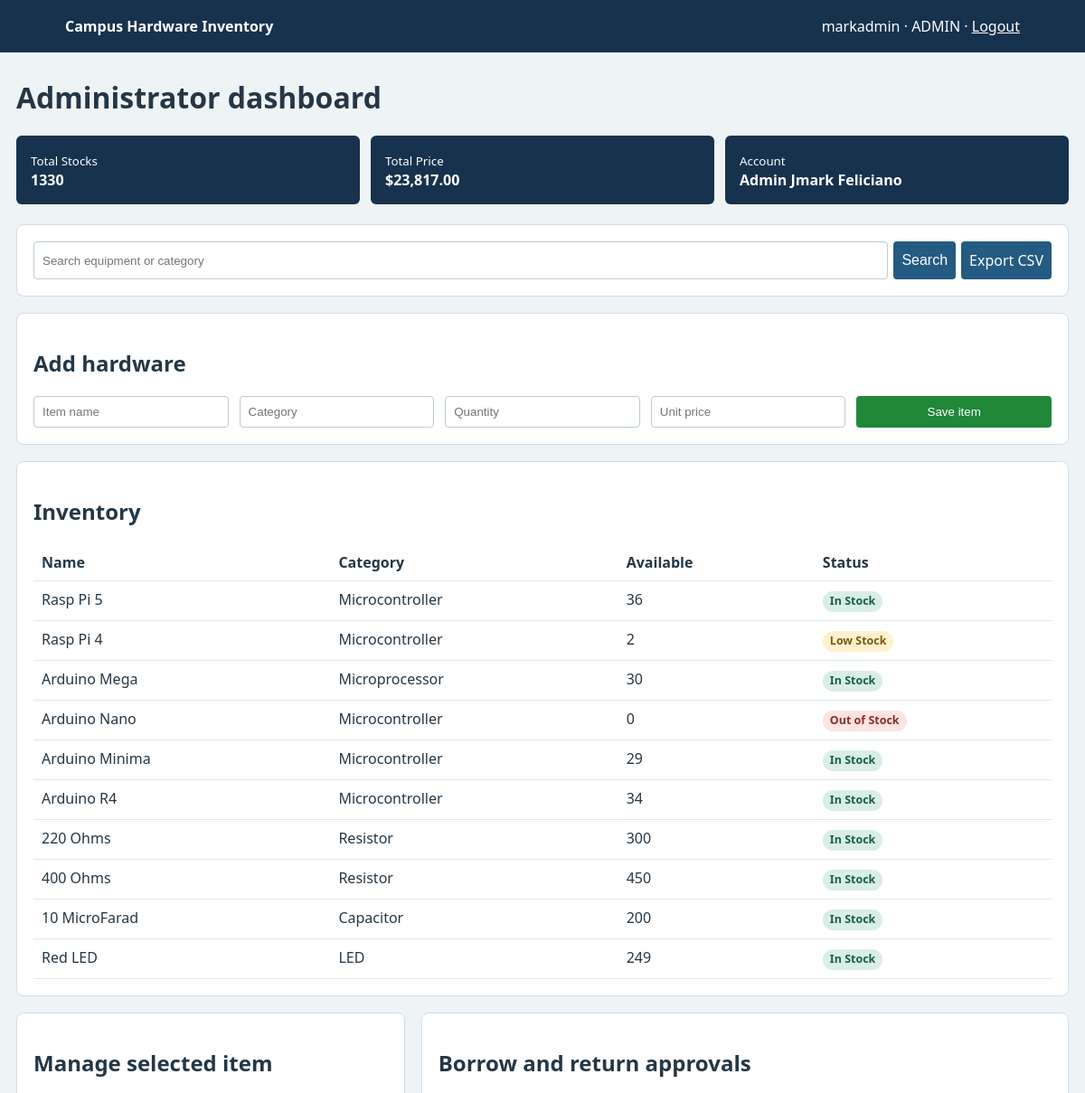
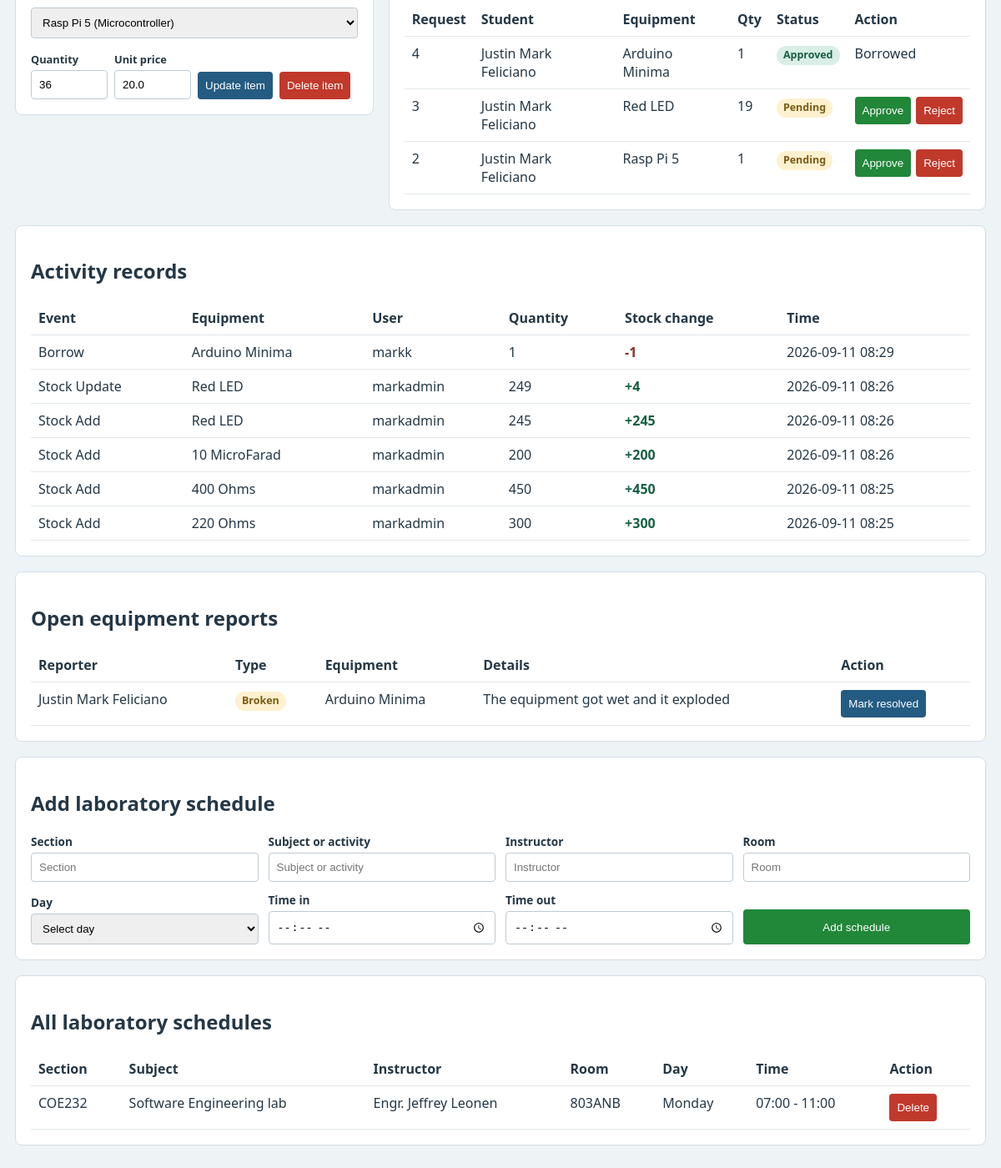
Screenshot of /dashboard (signed in) with the database file from the repository (2 pictures, top to bottom).
### tables this page shows
CREATE TABLE users (
                id INTEGER PRIMARY KEY AUTOINCREMENT,
                username TEXT UNIQUE NOT NULL,
                email TEXT UNIQUE NOT NULL,
                password_hash TEXT NOT NULL,
                failed_attempts INTEGER NOT NULL DEFAULT 0,
                lockout_until REAL NOT NULL DEFAULT 0
            , role TEXT NOT NULL DEFAULT 'USER', student_name TEXT NOT NULL DEFAULT '', student_number TEXT NOT NULL DEFAULT '', section TEXT NOT NULL DEFAULT '');

CREATE TABLE hardware (
                id INTEGER PRIMARY KEY AUTOINCREMENT,
                name TEXT UNIQUE NOT NULL,
                category TEXT NOT NULL,
                quantity INTEGER NOT NULL,
                unit_price REAL NOT NULL,
                status TEXT NOT NULL
            );

CREATE TABLE borrow_requests (
                id INTEGER PRIMARY KEY AUTOINCREMENT,
                username TEXT NOT NULL,
                item_id INTEGER NOT NULL,
                quantity INTEGER NOT NULL,
                purpose TEXT NOT NULL,
                requested_at REAL NOT NULL,
                status TEXT NOT NULL DEFAULT 'PENDING',
                decided_by TEXT DEFAULT '',
                decided_at REAL DEFAULT 0,
                FOREIGN KEY (item_id) REFERENCES hardware(id)
            );

CREATE TABLE activity_records (
                id INTEGER PRIMARY KEY AUTOINCREMENT,
                event_type TEXT NOT NULL,
                item_id INTEGER,
                item_name TEXT NOT NULL,
                username TEXT NOT NULL,
                quantity INTEGER NOT NULL DEFAULT 0,
                quantity_delta INTEGER NOT NULL DEFAULT 0,
                occurred_at REAL NOT NULL,
                details TEXT NOT NULL DEFAULT '',
                FOREIGN KEY (item_id) REFERENCES hardware(id)
            );

CREATE TABLE laboratory_reports (
                id INTEGER PRIMARY KEY AUTOINCREMENT,
                username TEXT NOT NULL,
                report_type TEXT NOT NULL,
                item_id INTEGER,
                details TEXT NOT NULL,
                reported_at REAL NOT NULL,
                status TEXT NOT NULL DEFAULT 'OPEN',
                reviewed_by TEXT DEFAULT '',
                FOREIGN KEY (item_id) REFERENCES hardware(id)
            );

CREATE TABLE laboratory_schedules (
                id INTEGER PRIMARY KEY AUTOINCREMENT,
                section TEXT NOT NULL,
                subject TEXT NOT NULL,
                instructor TEXT NOT NULL,
                room TEXT NOT NULL,
                schedule_date TEXT NOT NULL,
                start_time TEXT NOT NULL,
                end_time TEXT NOT NULL,
                created_by TEXT NOT NULL,
                created_at REAL NOT NULL
            );

### app.py (the view)
@app.route("/dashboard")
@login_required
def dashboard():
    search = request.args.get("search", "").strip().lower()
    items = [item for item in tracker.fetch_all_items() if not search or search in item[1].lower() or search in item[2].lower()]
    all_items = tracker.fetch_all_items()
    profile = auth.get_user_profile(session["username"]) or {}
    data = {
        "items": items,
        "total_stocks": sum(item[3] for item in all_items),
        "total_price": tracker.get_total_inventory_value(),
        "profile": profile,
        "my_requests": tracker.get_user_borrow_requests_with_ids(session["username"]),
        "active_borrowed_items": tracker.get_user_active_borrowed_items(session["username"]),
        "user_reports": tracker.get_user_reports(session["username"]),
        "schedules": tracker.get_schedules(None if session["role"] == "ADMIN" else profile.get("section")),
    }
    if session["role"] == "ADMIN":
        data.update(
            borrow_requests=tracker.get_pending_borrow_requests(),
            reports=tracker.get_open_reports(),
            resets=auth.get_pending_reset_requests(),
            activity_records=tracker.get_activity_records(),
        )
    return render_template("dashboard.html", search=search, **data)

### ACT 7.py (called while the page is built)
    def _connect(self):
        conn = sqlite3.connect(self.db_name, timeout=10)
        conn.execute("PRAGMA busy_timeout = 5000")
        return conn

    def get_user_profile(self, username):
        try:
            conn = self._connect()
            cursor = conn.cursor()
            cursor.execute(
                "SELECT username, email, role, student_name, student_number, section FROM users WHERE username = ?",
                (username,),
            )
            row = cursor.fetchone()
            conn.close()
            if row:
                return {
                    "username": row[0],
                    "email": row[1],
                    "role": row[2],
                    "student_name": row[3],
                    "student_number": row[4],
                    "section": row[5],
                }
            return None
        except sqlite3.OperationalError as exc:
            logger.error("Failed to fetch user profile for '%s': %s", username, exc)
            return None

    def get_pending_reset_requests(self):
        try:
            conn = self._connect()
            cursor = conn.cursor()
            cursor.execute(
                "SELECT id, username, email, requested_at, status FROM password_reset_requests WHERE status = 'PENDING' ORDER BY requested_at DESC"
            )
            rows = cursor.fetchall()
            conn.close()
            return rows
        except sqlite3.OperationalError as exc:
            logger.error("Failed to fetch pending reset requests: %s", exc)
            return []

    def fetch_all_items(self):
        try:
            conn = sqlite3.connect(self.db_name)
            cursor = conn.cursor()
            cursor.execute(
                "SELECT id AS item_id, name AS item_name, category, quantity, unit_price, status FROM hardware ORDER BY id"
            )
            rows = cursor.fetchall()
            conn.close()
            return rows
        except sqlite3.Error as exc:
            logger.error("Failed to fetch inventory records: %s", exc)
            return []

### app.py (called while the page is built)
@app.template_filter("activity_time")
def activity_time(value):
    return datetime.fromtimestamp(value).strftime("%Y-%m-%d %H:%M")

def login_required(view):
    @wraps(view)
    def wrapped(*args, **kwargs):
        if "username" not in session:
            flash("Please log in first.", "warning")
            return redirect(url_for("login"))
        return view(*args, **kwargs)
    return wrapped

### templates/dashboard.html (shortened to what this page needs)
{% extends "base.html" %}
{% block content %}
<h1>{{ 'Administrator dashboard' if session.role == 'ADMIN' else 'Student dashboard' }}</h1>
<div class="grid metrics-grid"><div class="metric"><small>Total Stocks</small><br><strong>{{ total_stocks }}</strong></div>{% if session.role == 'ADMIN' %}<div class="metric"><small>Total Price</small><br><strong>${{ "{:,.2f}".format(total_price) }}</strong></div>{% endif %}<div class="metric"><small>Account</small><br><strong>{{ profile.student_name or session.username }}</strong></div></div>
<section class="search-toolbar-section"><form method="get" class="inline search-form"><input name="search" value="{{ search }}" placeholder="Search equipment or category"><button>Search</button><a class="button-link" href="{{ url_for('export') }}">Export CSV</a></form></section>
{% if session.role == 'ADMIN' %}
<section><h2>Add hardware</h2><form method="post" action="{{ url_for('admin_add') }}" class="grid"><input name="item_name" placeholder="Item name" required><input name="category" placeholder="Category" required><input name="quantity" type="number" min="0" placeholder="Quantity" required><input name="unit_price" type="number" min="0" step="0.01" placeholder="Unit price" required><button class="success">Save item</button></form></section>
{% endif %}
<section><h2>Inventory</h2><table><tr><th>Name</th><th>Category</th><th>Available</th><th>Status</th></tr>{% for item in items %}<tr><td>{{ item[1] }}</td><td>{{ item[2] }}</td><td>{{ item[3] }}</td><td><span class="status-badge status-{{ item[5]|lower|replace(' ', '-') }}">{{ item[5] }}</span></td></tr>{% else %}<tr><td colspan="4"><div class="empty-state"><strong>No inventory records found</strong><span>Equipment added by an administrator will appear here.</span></div></td></tr>{% endfor %}</table></section>
{% if session.role == 'ADMIN' %}<div class="admin-dashboard-row">{% if items %}<section class="admin-inventory-panel"><h2>Manage selected item</h2><select id="selected-item" class="item-selector">{% for item in items %}<option value="{{ item[0] }}" data-quantity="{{ item[3] }}" data-price="{{ item[4] }}">{{ item[1] }} ({{ item[2] }})</option>{% endfor %}</select><div class="selected-item-actions"><form method="post" action="{{ url_for('admin_update') }}" class="update-form"><input id="update-item-id" type="hidden" name="item_id"><label>Quantity<input id="update-quantity" name="quantity" type="number" min="0" required></label><label>Unit price<input id="update-price" name="unit_price" type="number" min="0" step="0.01" required></label><button>Update item</button></form><form method="post" action="{{ url_for('admin_delete') }}" class="delete-form"><input id="delete-item-id" type="hidden" name="item_id"><button class="danger">Delete item</button></form></div></section>{% endif %}
<section class="admin-approval-panel"><h2>Borrow and return approvals</h2><table><tr><th>Request</th><th>Student</th><th>Equipment</th><th>Qty</th><th>Status</th><th>Action</th></tr>{% for row in borrow_requests %}<tr><td>{{ row[0] }}</td><td>{{ row[2] or row[1] }}</td><td>{{ row[5] }}</td><td>{{ row[6] }}</td><td><span class="status-badge status-{{ row[9]|lower|replace('_', '-') }}">{{ row[9]|replace('_', ' ')|title }}</span></td><td>{% if row[9] == 'PENDING' %}<form method="post" action="{{ url_for('admin_borrow_action') }}" class="inline"><input type="hidden" name="request_id" value="{{ row[0] }}"><button name="action" value="approve" class="success">Approve</button><button name="action" value="reject" class="danger">Reject</button></form>{% elif row[9] == 'RETURN_PENDING' %}<form method="post" action="{{ url_for('admin_return_action') }}" class="inline"><input type="hidden" name="request_id" value="{{ row[0] }}"><button name="action" value="approve" class="success">Accept return</button><button name="action" value="reject" class="danger">Reject return</button></form>{% else %}Borrowed{% endif %}</td></tr>{% else %}<tr><td colspan="6"><div class="empty-state"><strong>No pending borrow or return requests</strong><span>New requests will appear here for review.</span></div></td></tr>{% endfor %}</table></section></div>{% endif %}
{% if session.role == 'ADMIN' %}<section><h2>Activity records</h2><table><tr><th>Event</th><th>Equipment</th><th>User</th><th>Quantity</th><th>Stock change</th><th>Time</th></tr>{% for record in activity_records %}<tr><td>{{ record[0]|replace('_', ' ')|title }}</td><td>{{ record[1] }}</td><td>{{ record[2] }}</td><td>{{ record[3] }}</td><td class="delta-{{ 'positive' if record[4] > 0 else 'negative' if record[4] < 0 else 'neutral' }}">{% if record[4] > 0 %}+{% endif %}{{ record[4] }}</td><td>{{ record[5]|activity_time }}</td></tr>{% else %}<tr><td colspan="6"><div class="empty-state"><strong>No activity records yet</strong><span>Borrow, return, and inventory changes will be recorded here.</span></div></td></tr>{% endfor %}</table></section>{% endif %}
{% if session.role == 'ADMIN' %}<section><h2>Open equipment reports</h2><table><tr><th>Reporter</th><th>Type</th><th>Equipment</th><th>Details</th><th>Action</th></tr>{% for row in reports %}<tr><td>{{ row[2] or row[1] }}</td><td><span class="status-badge status-report">{{ row[4] }}</span></td><td>{{ row[5] }}</td><td>{{ row[6] }}</td><td><form method="post" action="{{ url_for('admin_report_action') }}"><input type="hidden" name="report_id" value="{{ row[0] }}"><button>Mark resolved</button></form></td></tr>{% else %}<tr><td colspan="5"><div class="empty-state"><strong>No open equipment reports</strong><span>Reports submitted by users will appear here.</span></div></td></tr>{% endfor %}</table></section><section><h2>Add laboratory schedule</h2><form method="post" action="{{ url_for('admin_schedule') }}" class="grid schedule-form"><label>Section<input name="section" placeholder="Section" required></label><label>Subject or activity<input name="subject" placeholder="Subject or activity" required></label><label>Instructor<input name="instructor" placeholder="Instructor" required></label><label>Room<input name="room" placeholder="Room" required></label><label>Day<select name="schedule_date" required><option value="">Select day</option>{% for day in ('Sunday','Monday','Tuesday','Wednesday','Thursday','Friday','Saturday') %}<option>{{ day }}</option>{% endfor %}</select></label><label>Time in<input name="start_time" type="time" required></label><label>Time out<input name="end_time" type="time" required></label><button class="success">Add schedule</button></form></section>{% endif %}
<section><h2>{{ 'All laboratory schedules' if session.role == 'ADMIN' else 'My section schedule' }}</h2><table><tr><th>Section</th><th>Subject</th><th>Instructor</th><th>Room</th><th>Day</th><th>Time</th>{% if session.role == 'ADMIN' %}<th>Action</th>{% endif %}</tr>{% for row in schedules %}<tr><td>{{ row[1] }}</td><td>{{ row[2] }}</td><td>{{ row[3] }}</td><td>{{ row[4] }}</td><td>{{ row[5] }}</td><td>{{ row[6] }} - {{ row[7] }}</td>{% if session.role == 'ADMIN' %}<td><form method="post" action="{{ url_for('admin_schedule_delete') }}"><input type="hidden" name="schedule_id" value="{{ row[0] }}"><button class="danger">Delete</button></form></td>{% endif %}</tr>{% else %}<tr><td colspan="7"><div class="empty-state"><strong>No laboratory schedules</strong><span>Schedules will appear here when they are added.</span></div></td>{% endfor %}</table></section>
{% endblock %}

### rows the page displays
users: student_name "Admin Jmark Feliciano"
hardware: name "Rasp Pi 5", category "Microcontroller", quantity "36", status "In Stock"
hardware: name "Rasp Pi 4", category "Microcontroller", quantity "2", status "Low Stock"
hardware: name "Arduino Mega", category "Microprocessor", quantity "30", status "In Stock"
hardware: name "Arduino Nano", category "Microcontroller", quantity "0", status "Out of Stock"
hardware: name "Arduino Minima", category "Microcontroller", quantity "29", status "In Stock"
hardware: name "Arduino R4", category "Microcontroller", quantity "34", status "In Stock"
hardware: name "220 Ohms", category "Resistor", quantity "300", status "In Stock"
hardware: name "400 Ohms", category "Resistor", quantity "450", status "In Stock"
hardware: name "10 MicroFarad", category "Capacitor", quantity "200", status "In Stock"
hardware: name "Red LED", category "LED", quantity "249", status "In Stock"
borrow_requests: id "4", row "Justin Mark Feliciano", name "Arduino Minima", quantity "1", status "Approved", shows "Borrowed"
borrow_requests: id "3", row "Justin Mark Feliciano", name "Red LED", quantity "19", status "Pending"
borrow_requests: id "2", row "Justin Mark Feliciano", name "Rasp Pi 5", quantity "1", status "Pending"
activity_records: event_type "Borrow", item_name "Arduino Minima", username "markk", quantity "1", quantity_delta "-1", occurred_at "2026-09-11 08:29"
activity_records: event_type "Stock Update", item_name "Red LED", username "markadmin", quantity "249", quantity_delta "4", occurred_at "2026-09-11 08:26"
activity_records: event_type "Stock Add", item_name "Red LED", username "markadmin", quantity "245", quantity_delta "245", occurred_at "2026-09-11 08:26"
activity_records: event_type "Stock Add", item_name "10 MicroFarad", username "markadmin", quantity "200", quantity_delta "200", occurred_at "2026-09-11 08:26"
activity_records: event_type "Stock Add", item_name "400 Ohms", username "markadmin", quantity "450", quantity_delta "450", occurred_at "2026-09-11 08:25"
activity_records: event_type "Stock Add", item_name "220 Ohms", username "markadmin", quantity "300", quantity_delta "300", occurred_at "2026-09-11 08:25"
laboratory_reports: row "Justin Mark Feliciano", report_type "Broken", row "Arduino Minima", details "The equipment got wet and it exploded"
laboratory_schedules: section "COE232", subject "Software Engineering lab", instructor "Engr. Jeffrey Leonen", room "803ANB", schedule_date "Monday", start_time "07:00", end_time "11:00"

### other values shown
{{ session.username }} "markadmin"
{{ session.role }} "ADMIN"
{{ total_stocks }} "1330"
{{ "{:,.2f}".format(total_price) }} "23,817.00"
form field value "Rasp Pi 5 (Microcontroller)"
